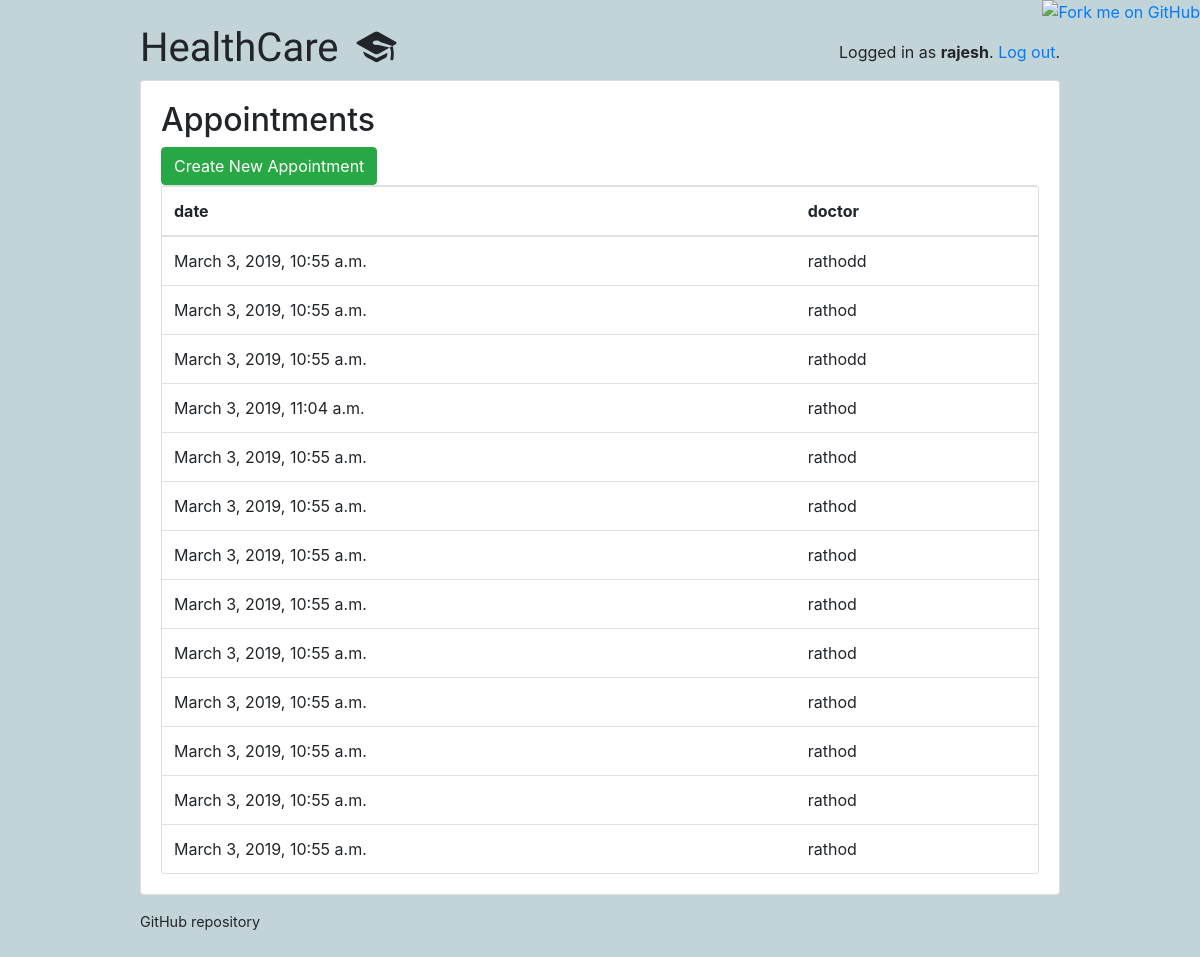
The app's page /patients/ (signed in) with its own data.
### classroom/models.py (models this page shows, shortened)
class User(AbstractUser):
    is_student = models.BooleanField(default=False)
    is_teacher = models.BooleanField(default=False)

class Appointment(models.Model):
    created = models.DateTimeField(auto_now_add=True)
    date = models.DateTimeField()
    doctor = models.ForeignKey(
        'User',
        on_delete=models.CASCADE,related_name="apppat",
    )
    patient = models.ForeignKey(
        'User',
        on_delete=models.CASCADE,related_name="appdoc",
    )
    class Meta:
        ordering = ('-created',)

### classroom/views/students.py (the view)
# urls.py: path('', students.AppointmentListView.as_view(), name='appointment_list'),
@method_decorator([login_required, student_required], name='dispatch')
class AppointmentListView(ListView):
    model=Appointment
    template_name='classroom/students/appointment_list.html'
    context_object_name = 'apps'
    def get_queryset(self):
        return Appointment.objects.filter(patient=self.request.user)

### classroom/templates/classroom/students/appointment_list.html
{% extends 'base.html' %}
{% block content %}
  {% include 'classroom/students/_header.html' with active='new' %}
  <a type="button" href="{% url 'students:appointment_create'%}" class="btn btn-success">Create New Appointment</a>
  <div class="card">
    <table class="table mb-0">
      <thead>
        <tr>
          <th>date</th>
          <th>doctor</th>
        </tr>
      </thead>
      <tbody>
        {% for app in apps %}
          <tr>
            <td class="align-middle">{{ app.date }}</td>
            <td class="align-middle">{{ app.doctor }}</td>
          </tr>
        {% empty %}
          <tr>
            <td class="bg-light text-center font-italic" colspan="4">No quiz matching your interests right now.</td>
          </tr>
        {% endfor %}
      </tbody>
    </table>
  </div>
{% endblock %}

### templates/base.html (shortened to what this page needs)
{% load static %}<!doctype html>
<html lang="en">
  <head>
    <link rel="stylesheet" href="https://maxcdn.bootstrapcdn.com/bootstrap/4.0.0/css/bootstrap.min.css">
    <link rel="stylesheet" type="text/css" href="{% static 'vendor/fontello-2f186091/css/fontello.css' %}">
    <link rel="stylesheet" type="text/css" href="{% static 'css/app.css' %}">
    {% if user.is_authenticated and user.is_teacher %}
      <link rel="stylesheet" type="text/css" href="{% static 'css/teachers.css' %}">
    {% else %}
      <link rel="stylesheet" type="text/css" href="{% static 'css/students.css' %}">
    {% endif %}
  </head>
  <body>
    <a href="https://github.com/sibtc/django-multiple-user-types-example"><img style="position: absolute; top: 0; right: 0; border: 0;" src="https://camo.githubusercontent.com/38ef81f8aca64bb9a64448d0d70f1308ef5341ab/68747470733a2f2f73332e616d617a6f6e6177732e636f6d2f6769746875622f726962626f6e732f666f726b6d655f72696768745f6461726b626c75655f3132313632312e706e67" alt="Fork me on GitHub" data-canonical-src="https://s3.amazonaws.com/github/ribbons/forkme_right_darkblue_121621.png"></a>
    <div class="container my-4">
      <div class="row justify-content-center">
        <div class="col-md-10 col-sm-12">
          <div class="row">
            <div class="col-6">
              <h1 class="logo">
                <a href="{% url 'home' %}">
                HealthCare
                  {% if user.is_authenticated %}
                    {% if user.is_teacher %}
                      <span class="icon-feather" data-toggle="tooltip" data-placement="right" title="Teacher profile"></span>
                    {% else %}
                      <span class="icon-graduation-cap" data-toggle="tooltip" data-placement="right" title="Student profile"></span>
                    {% endif %}
                  {% endif %}
                </a>
              </h1>
            </div>
            <div class="col-6 text-right">
              {% if user.is_authenticated %}
                <p class="pt-3">Logged in as <strong>{{ user.username }}</strong>. <a href="{% url 'logout' %}">Log out</a>.</p>
              {% else %}
                <a href="{% url 'login' %}" class="btn btn-light" role="button">Log in</a>
                <a href="{% url 'signup' %}" class="btn btn-primary" role="button">Sign up</a>
              {% endif %}
            </div>
          </div>
          <div class="card mb-3">
            <div class="card-body">
              {% block content %}
              {% endblock %}
            </div>
          </div>
          <footer>
            <a href="https://github.com/sibtc/django-multiple-user-types-example">GitHub repository</a>
          </footer>
        </div>
      </div>
    </div>
  </body>
</html>

### classroom/templates/classroom/students/_header.html
<h2>Appointments</h2>

### static/css/app.css (style rules this page uses)
.logo { font-family: 'Clicker Script', cursive; }
.logo a { color: #212529; text-decoration: none; }
footer { font-size: .9rem; }
footer a { color: #212529; }

### static/css/students.css (style rules this page uses)
body { background-color: #c2d4d8; }

### records on screen
User: username "rajesh"
Appointment: date "March 3, 2019, 10:55 a.m.", doctor "rathodd"
Appointment: date "March 3, 2019, 10:55 a.m.", doctor "rathod"
Appointment: date "March 3, 2019, 10:55 a.m.", doctor "rathodd"
Appointment: date "March 3, 2019, 11:04 a.m.", doctor "rathod"
Appointment: date "March 3, 2019, 10:55 a.m.", doctor "rathod"
Appointment: date "March 3, 2019, 10:55 a.m.", doctor "rathod"
Appointment: date "March 3, 2019, 10:55 a.m.", doctor "rathod"
Appointment: date "March 3, 2019, 10:55 a.m.", doctor "rathod"
Appointment: date "March 3, 2019, 10:55 a.m.", doctor "rathod"
Appointment: date "March 3, 2019, 10:55 a.m.", doctor "rathod"
Appointment: date "March 3, 2019, 10:55 a.m.", doctor "rathod"
Appointment: date "March 3, 2019, 10:55 a.m.", doctor "rathod"
Appointment: date "March 3, 2019, 10:55 a.m.", doctor "rathod"
